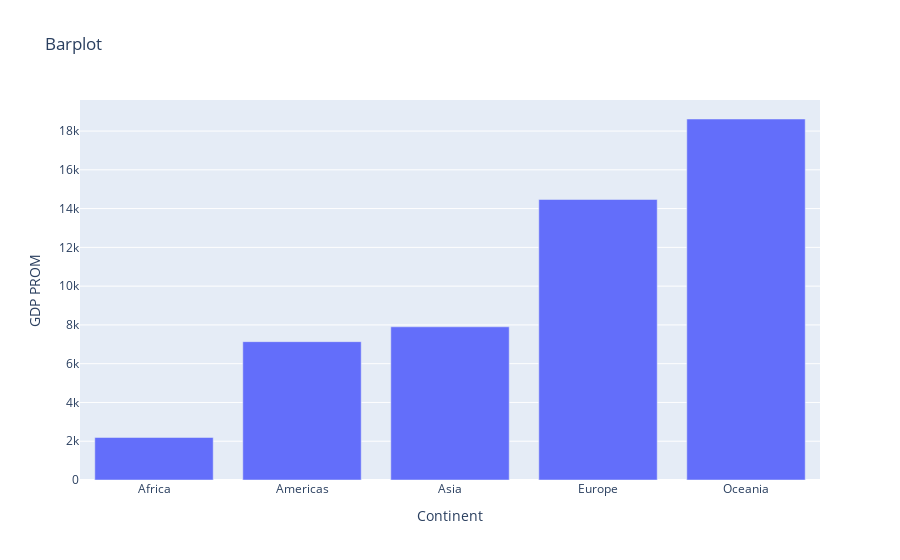

Notebook code cell kept with this figure:
### Code cell
fig = go.Figure()
fig.add_trace(go.Bar(x=T.continent, y=T.gdpPercap,))
fig.update_layout(title='Barplot',xaxis_title='Continent',yaxis_title='GDP PROM')

### Figure 1 — Plotly figure (JSON) as saved in the notebook; plotly's stock layout.template omitted (floating-point values rounded to 4 significant figures)
{"data": [{"type": "bar", "x": ["Africa", "Americas", "Asia", "Europe", "Oceania"], "y": [2194.0, 7136.0, 7902.0, 14470.0, 18620.0]}], "layout": {"title": {"text": "Barplot"}, "xaxis": {"title": {"text": "Continent"}}, "yaxis": {"title": {"text": "GDP PROM"}}}}
